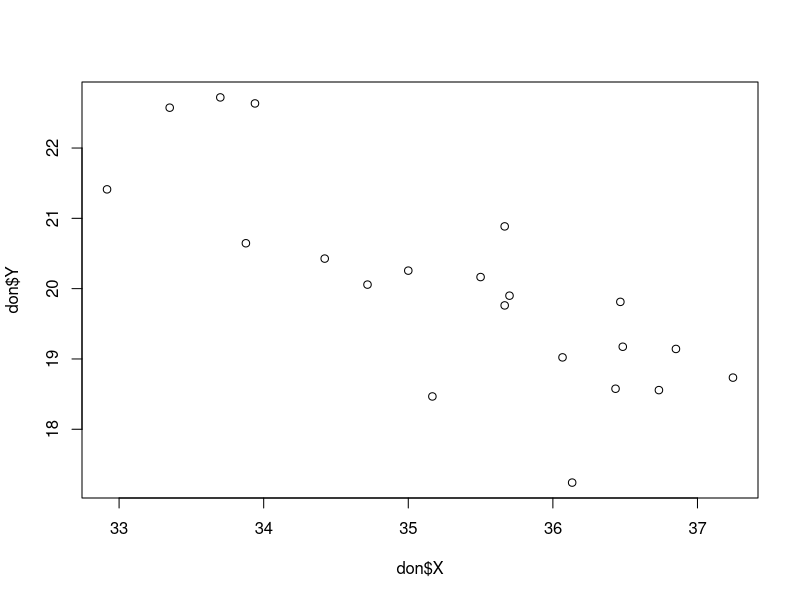
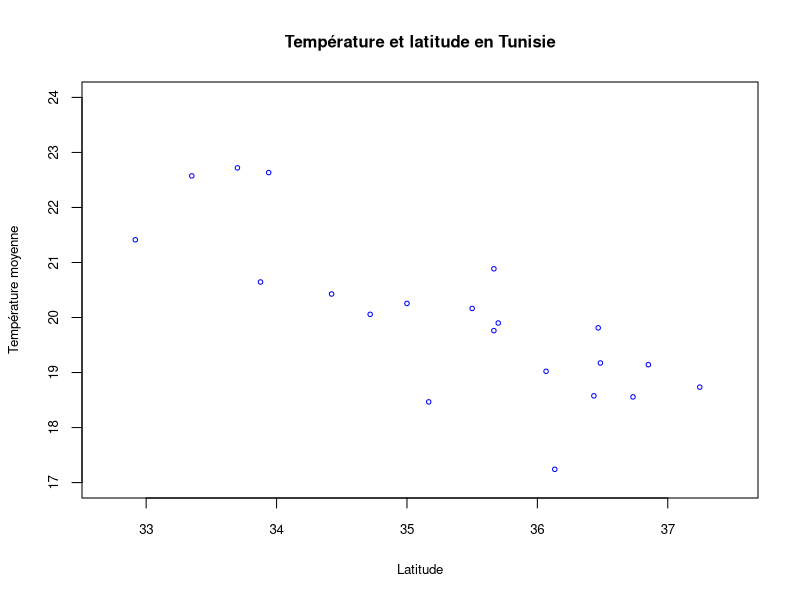
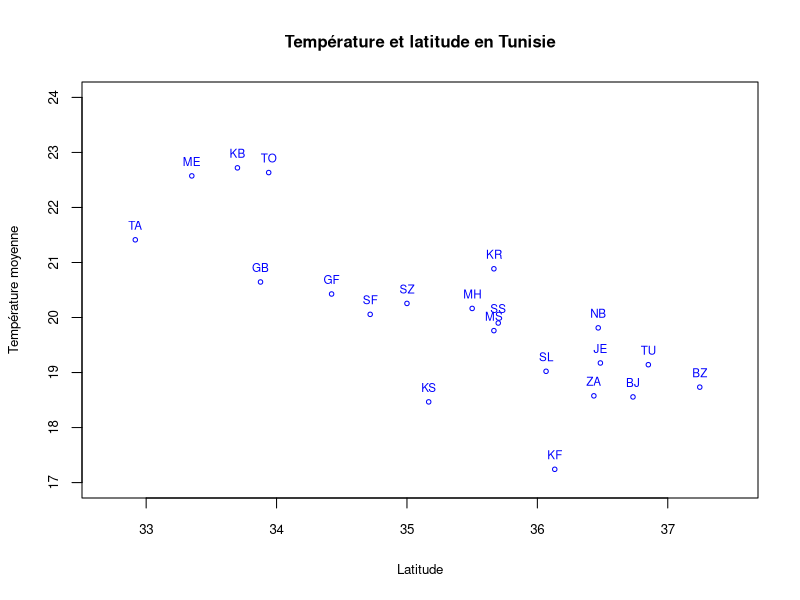
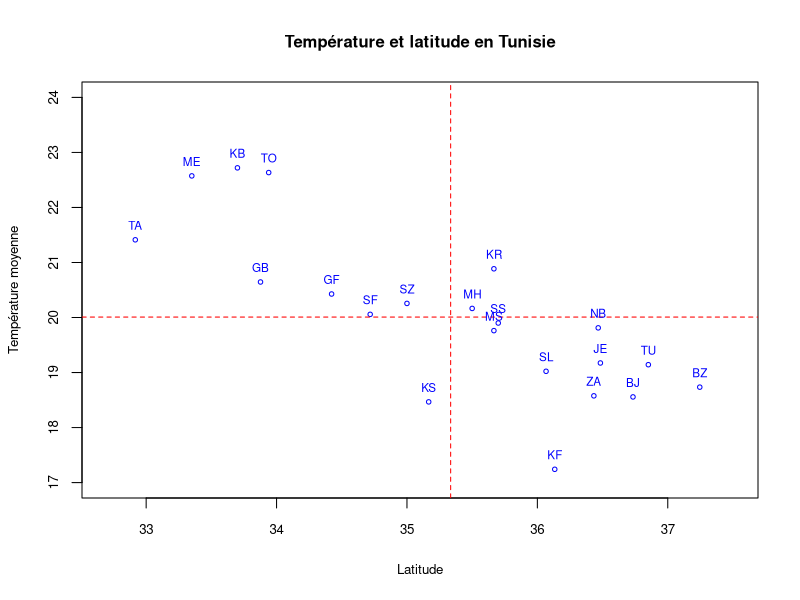
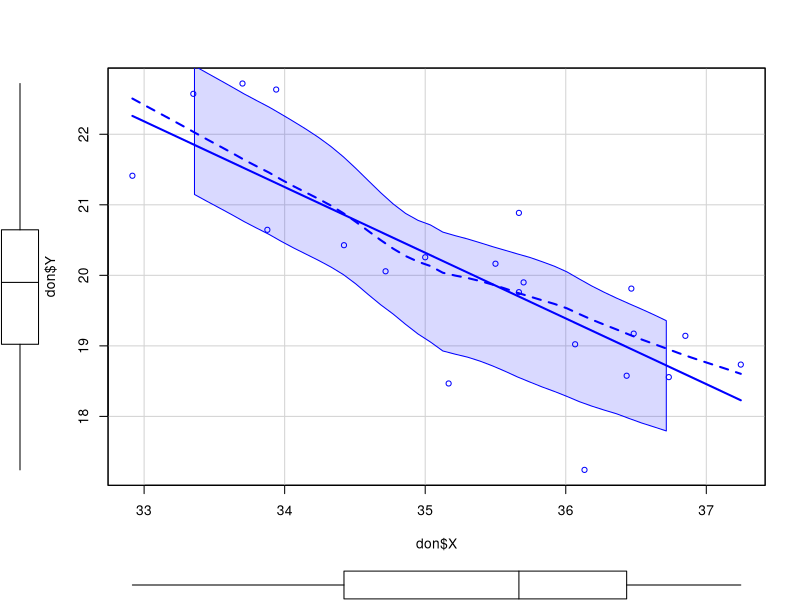
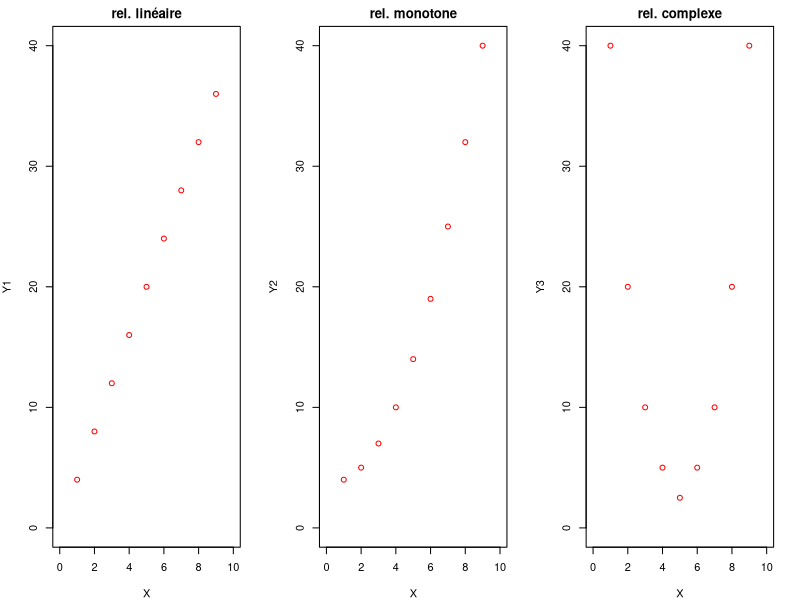
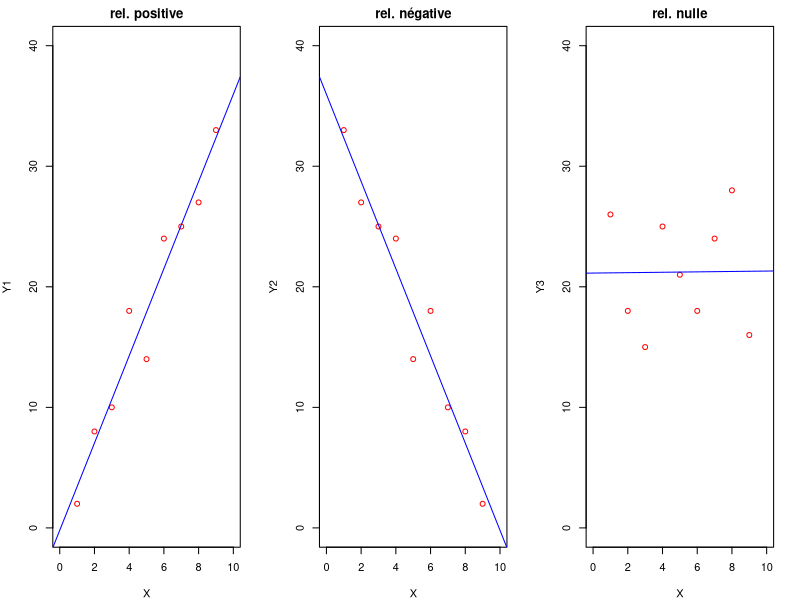
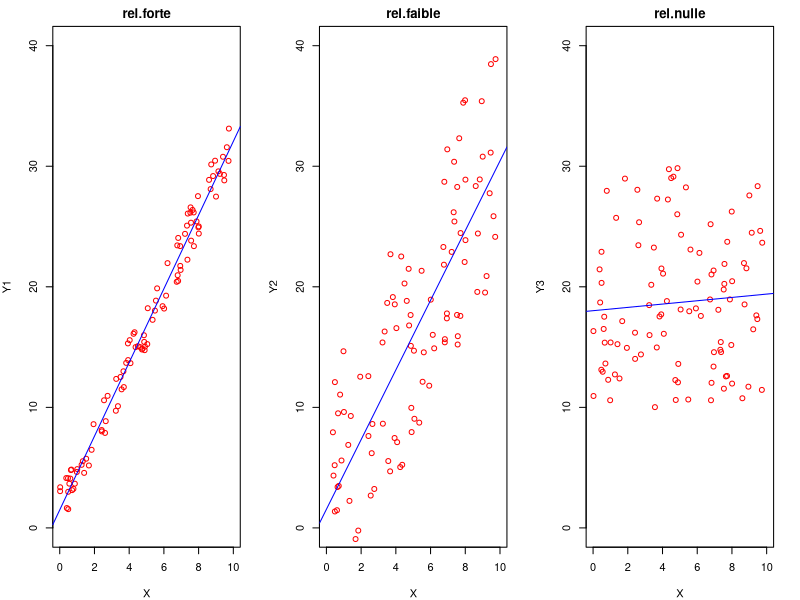

Reproduce these figures in R, in order.
## ---- chunk 1
# Importantc: définit les options pr défaut
knitr::opts_chunk$set(echo = TRUE,  # n'affiche pas le code R
                      warning = FALSE,
                      message = FALSE)
library(knitr)  # Pour afficher les tableaux avec kable
library(readxl) #
## ---- chunk 2
#| attr-input: "style='font-size: 2em'"
#| attr-output: "style='font-size: 1em'"
#| echo: true
#| output-location: column
# Importe les données
library(readxl)
don<-read_xlsx(path = "TUN-CLIMAT/tun_climat.xlsx",
              sheet = "data")
kable(don, caption = "Tableau de données")
## ---- chunk 3
#| attr-input: "style='font-size: 2em'"
#| attr-output: "style='font-size: 1em'"
#| echo: true
#| output-location: column
# Importe les métadonnées
meta<-read_xlsx(path = "TUN-CLIMAT/tun_climat.xlsx",
              sheet = "meta")
kable(meta, caption = "Tableau de métadonnées")
## ---- chunk 4
#| attr-input: "style='font-size: 2em'"
#| attr-output: "style='font-size: 1em'"
#| echo: true
#| output-location: column
don<-don[,c("code","nom","lat","tmoy")]
colnames(don)<-c("code","nom","X","Y")
kable(head(don))
## ---- chunk 5
# Pour la version française
titre <- "Température et latitude en Tunisie"
nomX <- "Latitude"
nomY <- "Température moyenne"



## ---- chunk 6
#| attr-input: "style='font-size: 2em'"
#| attr-output: "style='font-size: 1em'"
#| echo: true
#| output-location: column
plot(don$X,don$Y)
## ---- chunk 7
plot(don$X,don$Y,
     main = titre,   # titre
     cex.main = 1,      # police du titre
     cex.sub = 0.6,     # police du sous-titre
     xlab = nomX,    # nom de l'axe X
     xlim = c(32.7,37.5),   # intervalle de l'axe X
     ylab = nomY,    # nom de l'axe Y
    ylim = c(17,24),    # intervalle de l'axe Y
     cex.axis = 0.8,    # police des gradations d'axes
     cex.lab = 0.8,     # police des noms d'axes
     cex = 0.6,         # taille des symboles
     col = "blue")       # couleur des symboles
## ---- chunk 8
plot(don$X,don$Y,
     main = titre,   # titre
     cex.main = 1,      # police du titre
     cex.sub = 0.6,     # police du sous-titre
     xlab = nomX,    # nom de l'axe X
     xlim = c(32.7,37.5),   # intervalle de l'axe X
     ylab = nomY,    # nom de l'axe Y
    ylim = c(17,24),    # intervalle de l'axe Y
     cex.axis = 0.8,    # police des gradations d'axes
     cex.lab = 0.8,     # police des noms d'axes
     cex = 0.6,         # taille des symboles
     col = "blue")       # couleur des symboles
text(x = don$X,
     y = don$Y,
     label = don$code,
     cex = 0.7,
     pos=3,
     col = "blue")
## ---- chunk 9
plot(don$X,don$Y,
     main = titre,   # titre
     cex.main = 1,      # police du titre
     cex.sub = 0.6,     # police du sous-titre
     xlab = nomX,    # nom de l'axe X
     xlim = c(32.7,37.5),   # intervalle de l'axe X
     ylab = nomY,    # nom de l'axe Y
    ylim = c(17,24),    # intervalle de l'axe Y
     cex.axis = 0.8,    # police des gradations d'axes
     cex.lab = 0.8,     # police des noms d'axes
     cex = 0.6,         # taille des symboles
     col = "blue")       # couleur des symboles

# Ajout d'une ligne horizontale  correspondant à la moyenne de Y
abline(h=mean(don$Y),col="red",lwd = 1, lty = 2)
# Ajout d'une ligne verticlae  correspondant à la moyenne de X
abline(v=mean(don$X),col="red",lwd = 1, lty = 2)

text(x = don$X,
     y = don$Y,
     label = don$code,
     cex = 0.7,
     pos=3,
     col = "blue")


## ---- chunk 10
#| attr-input: "style='font-size: 2em'"
#| attr-output: "style='font-size: 1em'"
#| echo: true
#| output-location: column
library(car)
scatterplot(don$X,don$Y)
## ---- chunk 11
par(mfrow=c(1,3),mar=c(4,4,2,2))
X<-c(1,2,3,4,5,6,7,8,9)
Y1<-c(4,8,12,16,20,24,28,32,36)
plot(X,Y1, xlim=c(0,10),ylim=c(0,40),main="rel. linéaire",col="red")

Y2<-c(4,5,7,10,14,19,25,32,40)
plot(X,Y2, xlim=c(0,10),ylim=c(0,40), main="rel. monotone",col="red")
Y3<-c(40,20,10,5,2.5,5,10,20,40)
plot(X,Y3, xlim=c(0,10),ylim=c(0,40),main="rel. complexe", col="red")

## ---- chunk 12
par(mfrow=c(1,3),mar=c(4,4,2,2))
X<-c(1,2,3,4,5,6,7,8,9)
Y1<-c(2,8,10,18,14,24,25,27,33)
plot(X,Y1, xlim=c(0,10),ylim=c(0,40),main="rel. positive",col="red")
abline(lm(Y1~X),col="blue")
Y2<-c(33, 27, 25, 24, 14, 18, 10, 8, 2)
plot(X,Y2, xlim=c(0,10),ylim=c(0,40), main="rel. négative",col="red")
abline(lm(Y2~X),col="blue")
Y3<-c(26,18, 15, 25, 21,18, 24, 28,16)
plot(X,Y3, xlim=c(0,10),ylim=c(0,40),main="rel. nulle", col="red")
abline(lm(Y3~X),col="blue")

## ---- chunk 13
library(car)
par(mfrow=c(1,3),mar=c(4,4,2,2))
X<-runif(n=100)*10
Y<-3*X+2
Y1 = Y+runif(n=100, min=-2,max=+2)
plot(X,Y1,xlim=c(0,10),ylim=c(0,40),main="rel.forte",col="red")
abline(lm(Y1~X),col="blue")
Y2 = Y+runif(n=100, min=-10,max=+10)
plot(X,Y2,xlim=c(0,10),ylim=c(0,40),main="rel.faible",col="red")
abline(lm(Y2~X),col="blue")
Y3 = runif(n=100, min=10,max=30)
plot(X,Y3,xlim=c(0,10),ylim=c(0,40),main="rel.nulle",col="red")
abline(lm(Y3~X),col="blue")
## ---- chunk 14
library(car)
par(mfrow=c(1,3),mar=c(4,4,2,2))
X<-runif(n=4)*10
Y<-3*X+10
Y1 = Y+runif(n=4, min=-5,max=+5)
plot(X,Y1,xlim=c(0,10),ylim=c(0,40),main="rel.non signif.",col="red")
abline(lm(Y1~X),col="blue")


X<-runif(n=10)*10
Y<-3*X+10
Y2 = Y+runif(n=10, min=-15,max=+15)
plot(X,Y2,xlim=c(0,10),ylim=c(0,40),main="rel.signif.",col="red")
abline(lm(Y2~X),col="blue")

X<-runif(n=100)*10
Y<-3*X+10
Y3 = Y+runif(n=20, min=-20,max=+20)
plot(X,Y3,xlim=c(0,10),ylim=c(0,40),main="rel.très signif.",col="red")
abline(lm(Y3~X),col="blue")


## ---- chunk 15
cor(don$X,don$Y)
cor(don$X,don$Y, method = "spearman")


## ---- chunk 16
par(mfrow=c(1,2),mar=c(4,4,2,2))
X<-c(1,2,3,4,5,6,7,8,9)
Y<-c(4,8,12,16,20,24,28,32,36)
pears<-cor(X,Y,method = "pearson")
spear<-cor(X,Y,method = "spearman")
titre<-paste("Pears= ", round(pears,digits = 2)," / Spear=", round(spear,digits=2))
plot(X,Y, main = titre, col="red",cex.main=0.9)
abline(lm(Y~X),col="blue")

X<-c(1,2,3,4,5,6,7,8,9)
Y<-c(1,2,4,8,16,32,64,128,254)
pears<-cor(X,Y,method = "pearson")
spear<-cor(X,Y,method = "spearman")
titre<-paste("Pears= ", round(pears,digits = 2)," / Spear=", round(spear,digits=2))
plot(X,Y, main = titre, col="red",cex.main=0.9)
abline(lm(Y~X),col="blue")
## ---- chunk 17
par(mfrow=c(1,2),mar=c(4,4,2,2))

X<-c(1,2,3,4,5,6,7,8,50)
Y<-c(10,9,8,7,6,5,4,3,50)
pears<-cor(X,Y,method = "pearson")
spear<-cor(X,Y,method = "spearman")
titre<-paste("Pears= ", round(pears,digits = 2)," / Spear=", round(spear,digits=2))
plot(X,Y, main = titre, col="red",cex.main=0.9)
abline(lm(Y~X),col="blue")


rankX<-rank(X)
rankY<-rank(Y)
pears<-cor(rankX,rankY,method = "pearson")
spear<-cor(rankX,rankY,method = "spearman")
titre<-paste("Pears=", round(pears,digits = 2)," / Spear=", round(spear,digits=2))
plot(rankX,rankY, main = titre, col="red", cex.main=0.9)
abline(lm(rankY~rankX),col="blue")
## ---- chunk 18
r2 <- 100*cor(don$X,don$Y)**2
r2
## ---- chunk 19

par(mfrow=c(1,3),mar=c(4,4,2,0))

X<-runif(n=100)*10
Y<-3*X+2
Y = Y+runif(n=100, min=-2,max=+2)
pears<-cor(X,Y,method = "pearson")
r2<-100*pears*pears
titre<-paste("r = ", round(pears,digits = 3)," / r2 =", round(r2,digits=1),"%")
plot(X,Y, main = titre, col="red",cex.main=0.9)
abline(lm(Y~X),col="blue")

X<-runif(n=100)*10
Y<-3*X+2
Y = Y+runif(n=100, min=-10,max=+10)
pears<-cor(X,Y,method = "pearson")
r2<-100*pears*pears
titre<-paste("r = ", round(pears,digits = 3)," / r2 =", round(r2,digits=1),"%")
plot(X,Y, main = titre, col="red",cex.main=0.9)
abline(lm(Y~X),col="blue")

X<-runif(n=100)*10
Y<-3*X+2
Y = Y+runif(n=100, min=-30,max=+30)
pears<-cor(X,Y,method = "pearson")
r2<-100*pears*pears
titre<-paste("r = ", round(pears,digits = 3)," / r2 =", round(r2,digits=1),"%")
plot(X,Y, main = titre, col="red",cex.main=0.9)
abline(lm(Y~X),col="blue")
## ---- chunk 20
par(mfrow=c(1,2),mar=c(4,4,2,2))

X <- c(1,4,5,7,10)
Y <-c(29,32,24,12,14)
t<-cor.test(X,Y)
titre<-paste("r2 = ",round(100*(cor(X,Y)**2),2), "% / p-value = ",round(t$p.value,4), sep="")
plot(X,Y,main=titre,cex.main=0.8,col="red")
abline(lm(Y~X),col="blue")




X<-runif(n=100)*10
Y<- -3*X+50
Y = Y+runif(n=100, min=-20,max=+20)
t<-cor.test(X,Y)
titre<-paste("r2 = ",round(100*(cor(X,Y)**2),2), "% / p-value = ",round(t$p.value,4), sep="")
plot(X,Y,main=titre,cex.main=0.8,col="red")
abline(lm(Y~X),col="blue")



## ---- chunk 21
cor.test(don$Y,don$X)
## ---- chunk 22
par(mfrow=c(1,1),mar=c(4,4,3,2))
X <- don$X
Y <- don$Y
t<-cor.test(X,Y)
titre<-paste("r =",round(cor(X,Y),3),"   /  r2 = ",round(100*(cor(X,Y)**2),0), "% / p-value = ",round(t$p.value,6), sep="")
plot(X,Y,main=titre,cex.main=0.8,col="red",xlab=nomX,ylab=nomY,cex.lab=0.7,cex.axis=0.7,cex=0)

abline(lm(Y~X),col="blue")
text(X,Y,don$code,cex=0.6,col="red")

